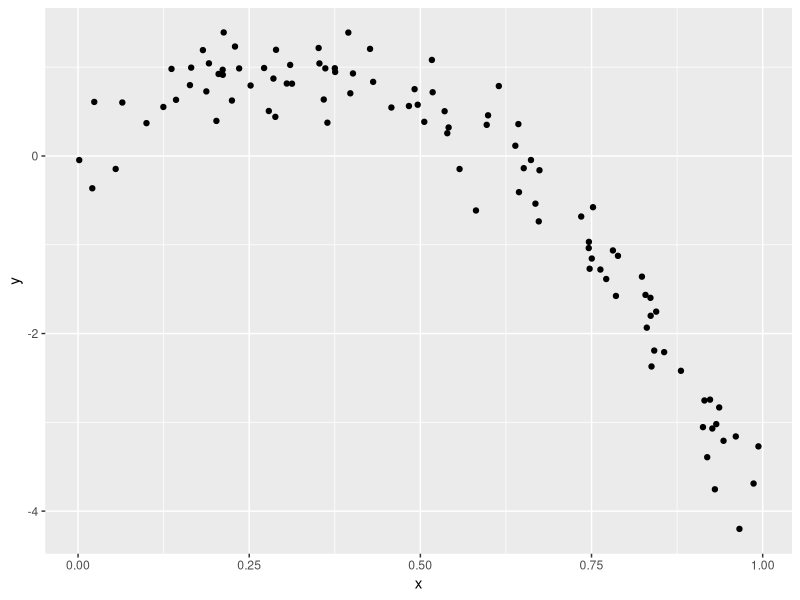
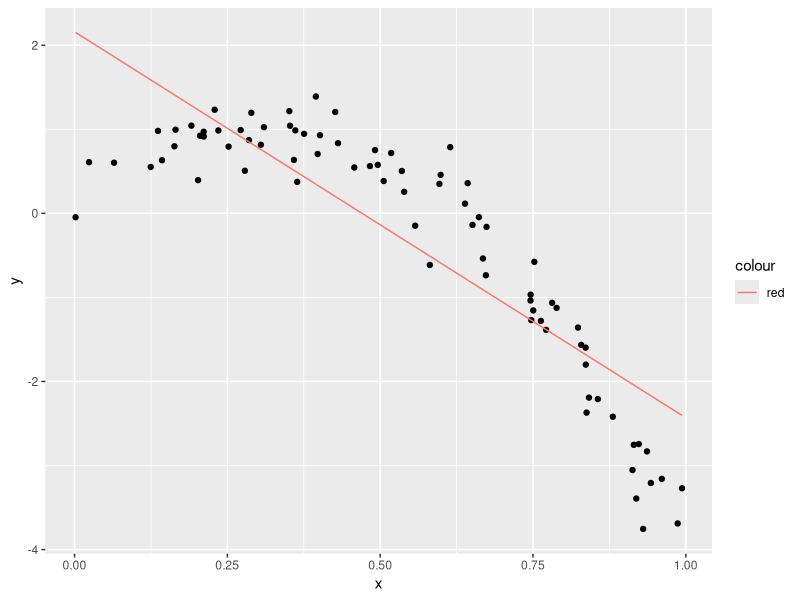
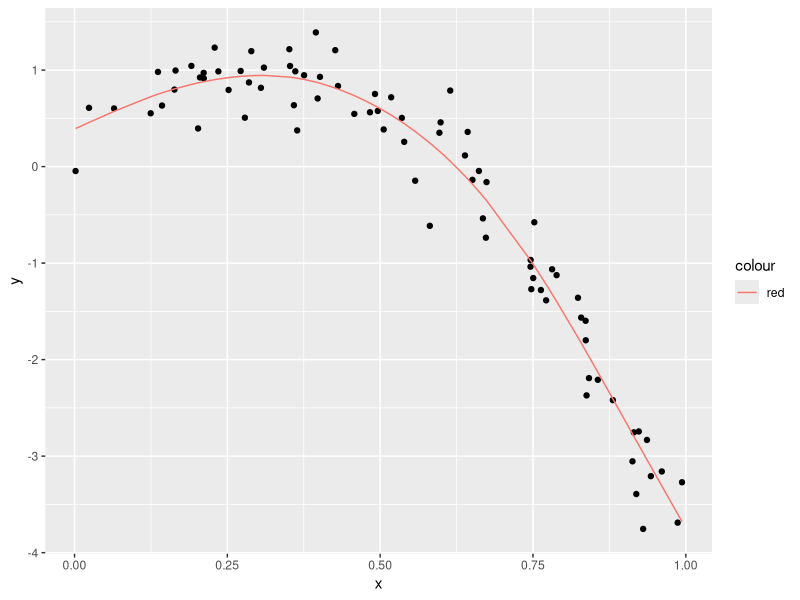
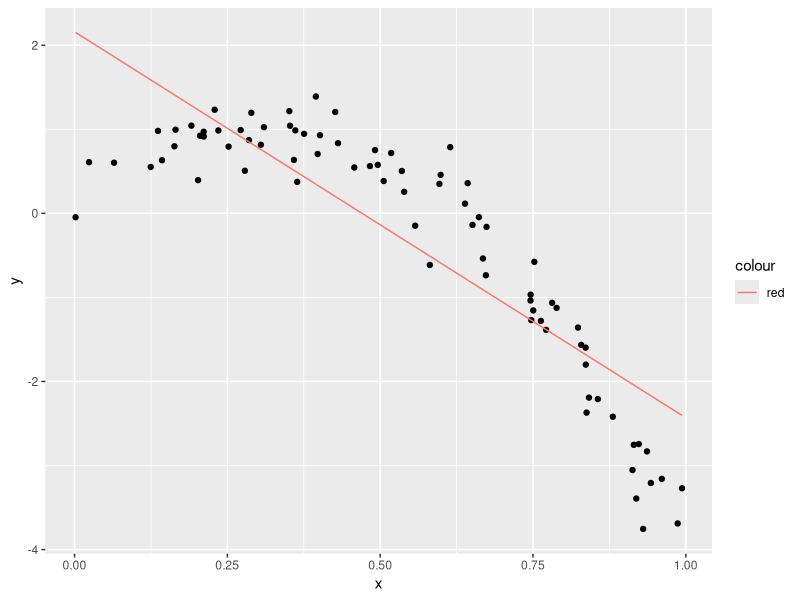
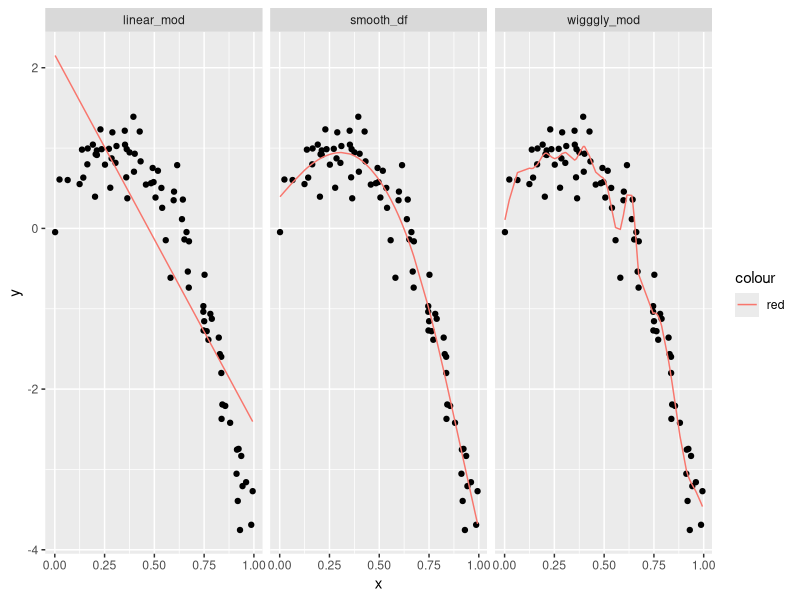

Write R code to recreate these figures, in order.
## ---- chunk 1
library(tidyverse)
library(modelr)
library(mgcv)

## ---- chunk 2

nonlin_df = 
  tibble(
    
    id = 1:100,
    x = runif(100, 0, 1),
    y = 1- 10 * (x - .3)^2 + rnorm( 100, 0, .3)
  )

# we are simulating data here nonlinear bc looking at the data it is non-lin look at the graph

## ---- chunk 3

nonlin_df %>% 
  ggplot(aes(x =x, y =y))+
  geom_point()

#see that the data is nonlinear and if we fit a line it wont be too well and we know its a square term but we wouldn't know bc we have to fit the curvature. We want to fit something that isn't too sensitive to the outliers
## ---- chunk 4
# get training and testing datasets 

#first the train df that samples a fix  number of dataframes

train_df = sample_n(nonlin_df, size= 80)  # has 80 rows and we want the 20 nonlinear that dont appear in training 


test_df = anti_join(nonlin_df, train_df, by = "id") # now this contains the missing data that nots in the train



## ---- chunk 5

linear_mod = lm( y~x, data = train_df)
smooth_df = gam( y~s(x), data = train_df) # gonna try to make a smooth df
wigggly_mod= gam(y~s(x, k =20), sp = 10e-6, data = train_df)  # now we want it to chase every datapoint and tell it how complex we want the model to be

## ---- chunk 6
train_df %>% 
  add_predictions(linear_mod) %>% 
  ggplot(aes(x = x, y = y))+
  geom_point()+
  geom_line(aes(y = pred, color = "red"))  # we see that the line that fits is the best it can do and the linear model does this but if we updated and fit the smooth it qill do better

train_df %>% 
  add_predictions(smooth_df) %>% 
  ggplot(aes(x = x, y = y))+
  geom_point()+
  geom_line(aes(y = pred, color = "red")) 


train_df %>% 
  add_predictions(linear_mod) %>% 
  ggplot(aes(x = x, y = y))+
  geom_point()+
  geom_line(aes(y = pred, color = "red")) # wiggly will chase every point and make bad preditions bc chasing too much

## ---- chunk 7

train_df %>% 
  gather_predictions(linear_mod, smooth_df, wigggly_mod) %>%  #instead 80 rows we have 240 and these the predictions for each model
  ggplot(aes(x = x, y = y))+
  geom_point()+
  geom_line(aes(y = pred, color = "red"))+
  facet_grid(. ~ model)


# gather predictions for fitting the models simultaneously 
